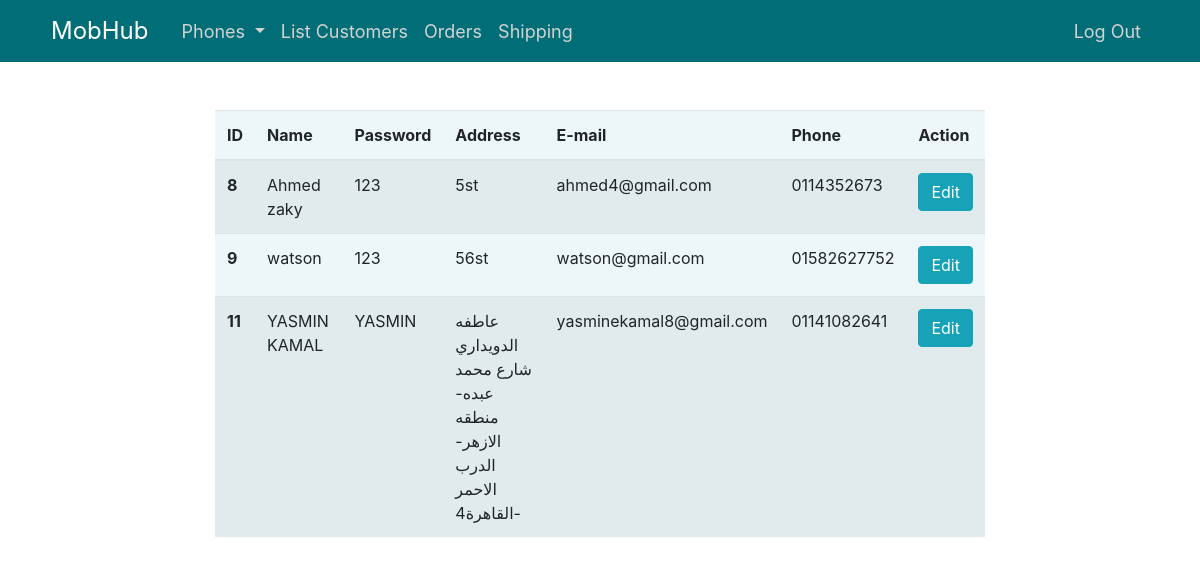
Screenshot of /customers/customerprofile.php (signed in) with the database file from the repository.
### tables this page shows
CREATE TABLE `customers` (
  `custId` int(11) NOT NULL,
  `name` varchar(255) NOT NULL,
  `pass` varchar(255) NOT NULL,
  `address` varchar(255) NOT NULL,
  `email` varchar(255) NOT NULL,
  `phone` varchar(255) NOT NULL
);

### customers/customerprofile.php (the view, shortened to what this page needs)
<?php
include '../shared/nav.php';
include '../shared/config.php';
if(isset($_SESSION['adminId'])||isset($_SESSION['customerId'])){
$select="SELECT * FROM customers";
$s=mysqli_query($conn,$select);
if(isset($_SESSION['customerId'])){
$id=$_SESSION['customerId'];
$update="SELECT * FROM `customers` where custId=$id";
$s=mysqli_query($conn, $update);
}elseif(isset($_SESSION['adminId'])){
  $update="SELECT * FROM `customers`";
  $s=mysqli_query($conn, $update);
}
?>
<div class="container col-8 mt-5">
<table class="table table-hover table-striped " style="background-color:#edf6f9;">
 <thead>
   <tr>
     <th scope="col">ID</th>
     <th scope="col">Name</th>
     <th scope="col">Password</th>
     <th scope="col">Address</th>
     <th scope="col">E-mail</th>
     <th scope="col">Phone</th>
     <th scope="col">Action</th>
   </tr>
 </thead>
 <tbody>
   <tr>
    <?php
    foreach($s as $data){
?>
     <th scope="row"><?php echo $data['custId'];?></th>
     <td>  <?php  echo $data['name']; ?>  </td>
      <td class="hidetext">  <?php  echo $data['pass']; ?> </td>
      <td>  <?php  echo $data['address']; ?> </td>
      <td>  <?php  echo $data['email']; ?> </td>
      <td>  <?php  echo $data['phone']; ?> </td>
     <td><a href="../signUp.php?update=<?php echo $data['custId'] ;?>" class="btn btn-info " >Edit</a></td>
   </tr>
   <?php }?>
 </tbody>
</table>
</div>
<?php
    }else{
      header("location:/crud11/index.php");
    }
?>

### shared/nav.php (shortened to what this page needs)
<!DOCTYPE HTML>
<html>
<head>
    <link rel="stylesheet" href="https://cdn.jsdelivr.net/npm/bootstrap@4.6.0/dist/css/bootstrap.min.css">
</head>
<body>
    <nav class="navbar navbar-expand-lg">
        <div class="container-fluid">
            <div>
                <a class="navbar-brand" href="/crud11/index.php">MobHub</a>
            </div>
            <div class="collapse navbar-collapse" id="navbarNavDropdown ">
                <ul class="navbar-nav mr-auto">
                    <li class="nav-item dropdown">
                        <a class="nav-link dropdown-toggle" href="/crud11/products/product.php" id="navbarDropdownMenuLink" role="button" data-bs-toggle="dropdown" aria-expanded="false">
                            Phones
                        </a>
                    </li>
                        <?php if(isset($_SESSION['adminId'])||isset($_SESSION['customerId'])){
 ?>
<?php } if(isset($_SESSION['adminId'])){
  ?>
                            <li class="nav-item"><a class="nav-link" href="/crud11/customers/listcustomers.php">List Customers</a></li>
<?php } ?>
                    <?php
                    if(isset($_SESSION['adminId'])){
                        ?>
                        <li class="nav-item">
                        <a class="nav-link" href="/crud11/orders/listOrder.php">Orders</a>
                    </li>
                    <li class="nav-item">
                        <a class="nav-link" href="/crud11/shipping/listshipping.php">Shipping</a>
                    </li>
                    <?php
                    }
?>
                </ul>
                <ul class="navbar-nav">
          <?php
if(isset($_SESSION['customerId'])||isset($_SESSION['adminId'])){
          ?>
                        <li class="nav-item">
                        <a class="nav-link" href="/crud11/signout.php">Log Out</a>
                    </li>
                        <?php } ?>
                </ul>
            </div>
        </div>
    </nav>

### shared/nav.php (style rules this page uses)
.navbar-brand { justify-content: flex-start; margin-left: 20px; background-color: #006d77; color: white; margin-right: 25px; font-size: x-large; }
.navbar-collapse { justify-content: flex-end; background-color: #006d77; color: white; margin-right: 20px; }
.navbar { background-color: #006d77; }
.nav-link { color: lightgrey; font-size: 18px; transition: transform .2s; padding: 0px; }

### rows the page displays
customers: custId "8", name "Ahmed zaky", pass "123", address "5st", email "ahmed4@gmail.com", phone "0114352673"
customers: custId "9", name "watson", pass "123", address "56st", email "watson@gmail.com", phone "01582627752"
customers: custId "11", name "YASMIN KAMAL", pass "YASMIN", address "عاطفه الدويداري شارع محمد عبده-منطقه الازهر-الدرب الاحمر -القاهرة4", email "yasminekamal8@gmail.com", phone "01141082641"
